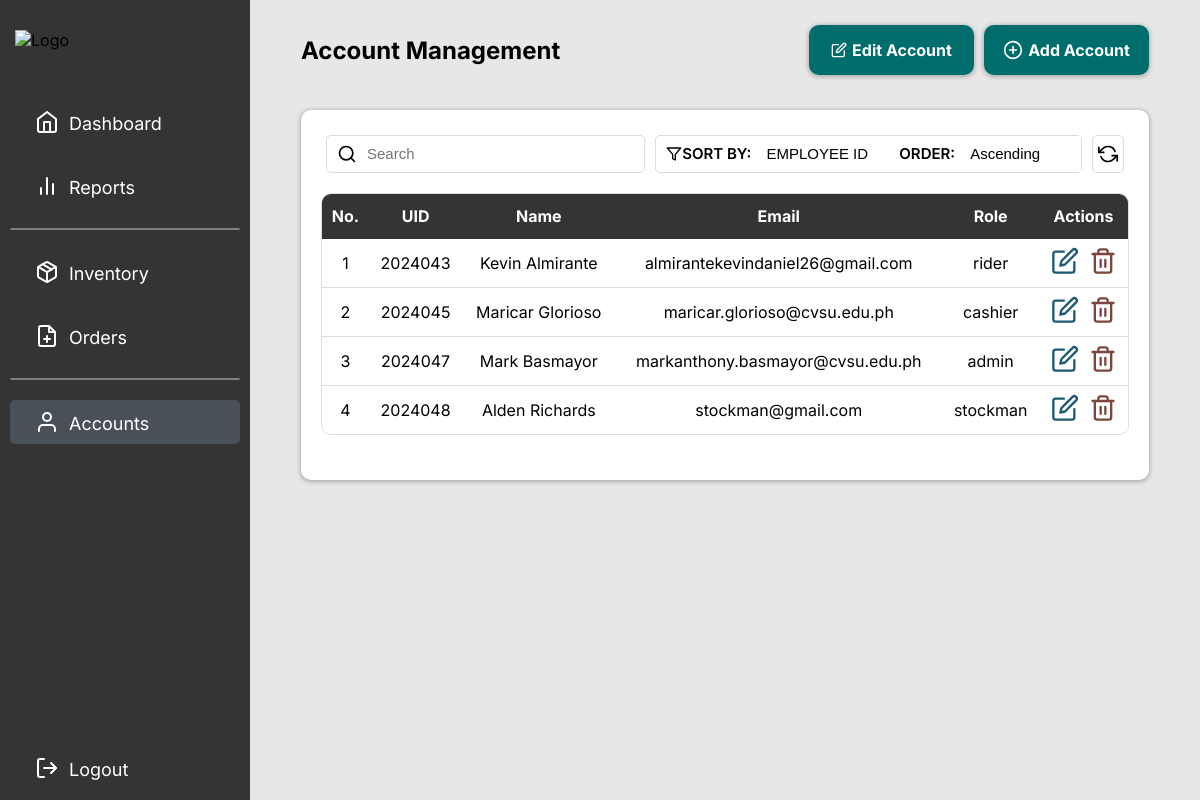
Page /src/pages/login/super_admin/components/accounts/accounts.php (signed in) on the committed database.
### tables this page shows
CREATE TABLE `accounts` (
  `uid` int(100) NOT NULL,
  `name` text NOT NULL,
  `email` varchar(250) NOT NULL,
  `userType` varchar(100) NOT NULL,
  `password` varchar(100) NOT NULL,
  `number` varchar(20) DEFAULT '+63'
);

### src/pages/login/super_admin/components/accounts/AccountTable.php (the view, shortened to what this page needs)
<?php
include '../../connection/database.php';
$search = isset($_GET['search']) ? $_GET['search'] : '';
$sort = isset($_GET['sort']) ? $_GET['sort'] : 'uid';
$order = isset($_GET['order']) ? $_GET['order'] : 'asc';
$valid_sort_columns = ['uid', 'name', 'email', 'userType'];
$valid_order_directions = ['asc', 'desc'];
$sort = in_array($sort, $valid_sort_columns) ? $sort : 'uid';
$order = in_array($order, $valid_order_directions) ? $order : 'asc';
$sql = "SELECT uid, name, email, userType
        FROM accounts
        WHERE (name LIKE ? OR email LIKE ? OR uid LIKE ? OR userType LIKE ?)
        AND userType != 'super_admin'
        ORDER BY $sort $order";
$stmt = $conn->prepare($sql);
$search_param = "%$search%";
$stmt->bind_param('ssss', $search_param, $search_param, $search_param, $search_param);
$stmt->execute();
$result = $stmt->get_result();
?>
<link rel="stylesheet" href="AccountTable.css">
<table border="1">
    <thead>
        <tr>
            <th>No.</th>
            <th>UID</th>
            <th>Name</th>
            <th>Email</th>
            <th>Role</th>
            <th>Actions</th>
        </tr>
    </thead>
    <tbody>
        <?php
        if ($result->num_rows > 0) {
            $count = 1;
            while ($row = $result->fetch_assoc()) {
                echo "<tr>";
                echo "<td>" . $count++ . "</td>";
                echo "<td>" . $row["uid"] . "</td>";
                echo "<td>" . htmlspecialchars($row["name"]) . "</td>";
                echo "<td>" . htmlspecialchars($row["email"]) . "</td>";
                echo "<td>" . htmlspecialchars($row["userType"]) . "</td>";
                echo "<td>
                        <div class='actions_icon'>
                            <a href='#' onclick=\"openEditModal('" . $row['uid'] . "', '" . addslashes($row['name']) . "', '" . addslashes($row['email']) . "', '" . addslashes($row['userType']) . "')\" data-icon-tooltip='Edit'>
                                <img src='../../assets/edit.svg' alt='Edit' class='settings_icon'>
                            </a>
                            <a href='#' onclick=\"openConfirmModal('" . $row["uid"] . "')\" data-icon-tooltip='Remove'>
                                <img src='../../assets/trash-2.svg' alt='Remove' class='remove_icon'>
                            </a>
                        </div>
                      </td>";
                echo "</tr>";
            }
        } else {
            echo "<tr><td colspan='6'>No accounts found</td></tr>";
        }
        ?>
    </tbody>
</table>

### src/pages/login/super_admin/components/sidebar/Sidebar.css (style rules this page uses)
a { border: none; outline: none; }
body { font-family: 'Inter', sans-serif; margin: 0; height: 100vh; }

### src/pages/login/super_admin/components/accounts/MainContent.css (style rules this page uses)
*, *::before, *::after { box-sizing: border-box; }
body { margin: 0; height: 100vh; background-color: #E7E7E7; }

### src/pages/login/super_admin/components/accounts/AccountTable.css (style rules this page uses)
table { width: 100%; border-collapse: separate; border-spacing: 0; margin-top: 20px; text-align: center; border-radius: 10px; overflow: hidden; border: 1px solid #ddd; margin-bottom: 40px; min-width: 600px; }
table td, table th { border: none; padding: 8px; }
table td { height: 40px; background: #FFF; border-bottom: 1px solid #ddd; }
table tr:last-child td { border-bottom: none; }
table th { height: 45px; flex-shrink: 0; background: #343434; color: white; }
.settings_icon { filter: invert(27%) sepia(47%) saturate(746%) hue-rotate(153deg) brightness(95%) contrast(90%); fill: #254E5A; }
.actions_icon a { text-decoration: none; }
.actions_icon { display: flex; justify-content: center; gap: 10px; }
.remove_icon { filter: invert(28%) sepia(77%) saturate(355%) hue-rotate(320deg) brightness(90%) contrast(90%); }
[data-icon-tooltip] { position: relative; display: inline-block; }
[data-icon-tooltip]::after { content: attr(data-icon-tooltip); visibility: hidden; width: auto; background-color: #333; color: #fff; text-align: center; border-radius: 5px; padding: 5px; position: absolute; z-index: 1000; bottom: 105%; left: 50%; transform: translateX(-50%); opacity: 0; transition: opacity 0.3s; }

### rows in the picture
accounts: uid "2024043", name "Kevin Almirante", email "almirantekevindaniel26@gmail.com", userType "rider"
accounts: uid "2024045", name "Maricar Glorioso", email "maricar.glorioso@cvsu.edu.ph", userType "cashier"
accounts: uid "2024047", name "Mark Basmayor", email "markanthony.basmayor@cvsu.edu.ph", userType "admin"
accounts: uid "2024048", name "Alden Richards", email "stockman@gmail.com", userType "stockman"
